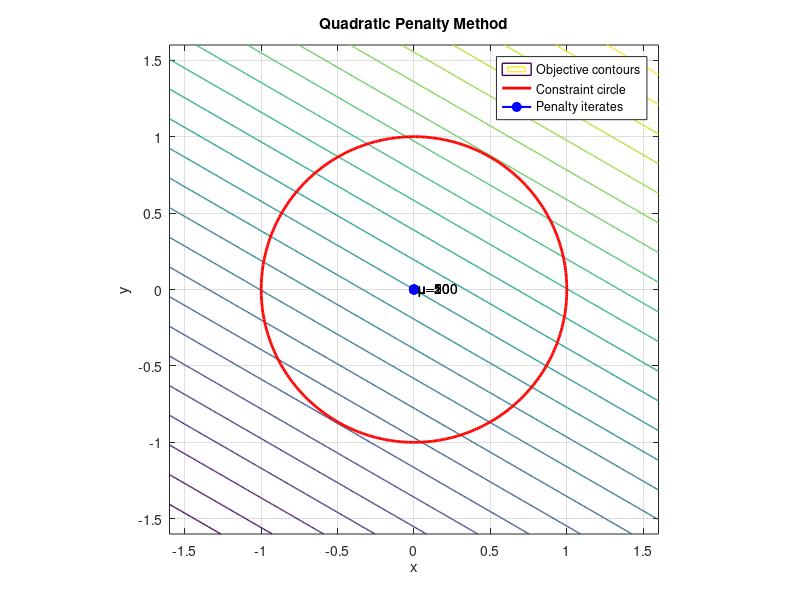

This figure's MATLAB source:
clc; clear; close all;
 
% 问题:
%   min  f(x,y) = x + sqrt(3) y
%   s.t. h(x,y) = x^2 + y^2 - 1 = 0
%
% 要求:
% 1. 写出二次罚函数 phi_mu(x,y)
% 2. 对 mu = [1, 5, 20, 100, 500] 依次用梯度下降法求解无约束子问题
% 3. 每次记录 (x_k, y_k), f(x_k, y_k), |h(x_k, y_k)|
% 4. 在图上画出约束圆和各个罚子问题的解
%
% 使用 warm start, 即把上一个子问题的解作为下一个子问题的初值
% 使用 Armijo 回溯线搜索选步长
% 参考梯度公式:
% 若 h(z) = z(1)^2 + z(2)^2 - 1,
% 则 grad phi_mu(z) = [1; sqrt(3)] + mu * h(z) * [2*z(1); 2*z(2)]


f = @(z) z(1) + sqrt(3) * z(2);
h = @(z) z(1)^2 + z(2)^2 - 1;

mu_list = [1, 5, 20, 100, 500];
z = [0; 0];

% 梯度下降参数
alpha_init = 1;
beta = 0.5;
c1 = 1e-4;
tol = 1e-6;
max_inner_iter = 2000;

n_mu = numel(mu_list);
sol_hist = zeros(2, n_mu);
obj_hist = zeros(n_mu, 1);
feas_hist = zeros(n_mu, 1);

fprintf('%8s %12s %12s %12s %12s\n', 'mu', 'x', 'y', 'f(x,y)', '|h(x,y)|');

for k = 1:n_mu
    mu = mu_list(k);

    % ########  写出二次罚函数 phi_mu ###########
    % phi_mu = @(zz) ...

    % ########  用梯度下降法求解当前无约束子问题 ###########
    % 提示: 先写出梯度, 再做 Armijo 回溯线搜索
    % grad_phi_mu = @(zz) ...  

    sol_hist(:, k) = z;
    obj_hist(k) = f(z);
    feas_hist(k) = abs(h(z));

    fprintf('%8.1f %12.6f %12.6f %12.6f %12.3e\n', ...
        mu, z(1), z(2), obj_hist(k), feas_hist(k));
end

theta = linspace(0, 2*pi, 400);
cx = cos(theta);
cy = sin(theta);

[xg, yg] = meshgrid(linspace(-1.6, 1.6, 400), linspace(-1.6, 1.6, 400));
fg = xg + sqrt(3) * yg;

figure;
contour(xg, yg, fg, 25, 'LineWidth', 1.0);
hold on;
plot(cx, cy, 'r', 'LineWidth', 2);
plot(sol_hist(1, :), sol_hist(2, :), 'bo-', 'LineWidth', 1.5, 'MarkerFaceColor', 'b');

for k = 1:n_mu
    text(sol_hist(1, k) + 0.03, sol_hist(2, k), sprintf('\\mu=%g', mu_list(k)));
end

xlabel('x');
ylabel('y');
title('Quadratic Penalty Method');
legend('Objective contours', 'Constraint circle', 'Penalty iterates', 'Location', 'best');
axis equal;
grid on;
hold off;
